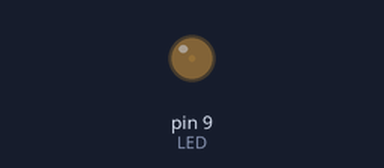
Recording of a sketch running on a simulated Arduino Uno, built with avr-gcc and run on an emulated ATmega328P. On the bench: output pins drawn as LEDs (lit = HIGH).

Above: at 0.05 s.
At 1.15 s:
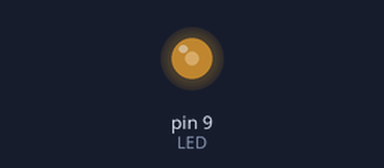
At 2.3 s:
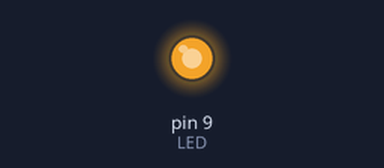
At 4.55 s:
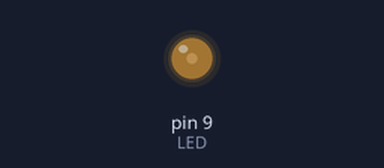
Timing chart, 0 to 6.6 s (numbered marks = the images above):
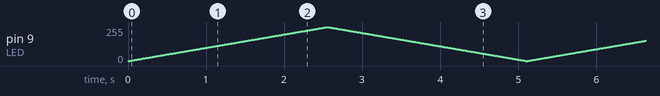

The sketch:

pulsing_blink.ino
```cpp
const int LED = 9;
int i = 0;

void setup() {
  pinMode(LED, OUTPUT);
}


void setLEDBrightness(int brightness) {
  analogWrite(LED, brightness);
  delay(10);
}

void loop() {
  for (i = 0; i < 255; i++) {
    setLEDBrightness(i);
  }

  for (; i > 0; i--) {
    setLEDBrightness(i);
  }
}
```
